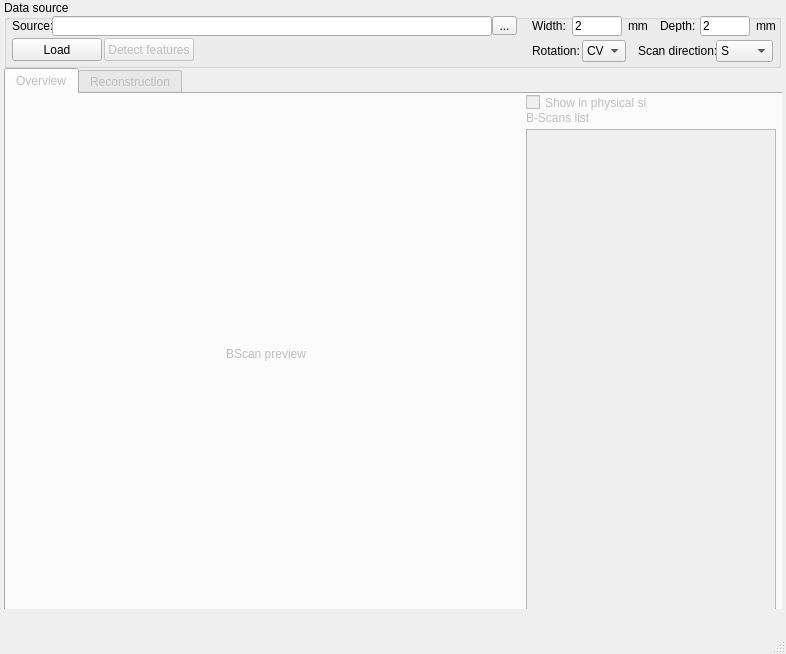
<?xml version="1.0" encoding="UTF-8"?>
<ui version="4.0">
 <class>ocrtMain</class>
 <widget class="QMainWindow" name="ocrtMain">
  <property name="windowModality">
   <enum>Qt::NonModal</enum>
  </property>
  <property name="geometry">
   <rect>
    <x>0</x>
    <y>0</y>
    <width>786</width>
    <height>654</height>
   </rect>
  </property>
  <property name="sizePolicy">
   <sizepolicy hsizetype="Fixed" vsizetype="Fixed">
    <horstretch>0</horstretch>
    <verstretch>0</verstretch>
   </sizepolicy>
  </property>
  <property name="minimumSize">
   <size>
    <width>786</width>
    <height>654</height>
   </size>
  </property>
  <property name="maximumSize">
   <size>
    <width>786</width>
    <height>654</height>
   </size>
  </property>
  <property name="windowTitle">
   <string>OCRT Reconstruction tool</string>
  </property>
  <widget class="QWidget" name="centralwidget">
   <property name="sizePolicy">
    <sizepolicy hsizetype="Fixed" vsizetype="Fixed">
     <horstretch>0</horstretch>
     <verstretch>0</verstretch>
    </sizepolicy>
   </property>
   <property name="minimumSize">
    <size>
     <width>782</width>
     <height>609</height>
    </size>
   </property>
   <property name="maximumSize">
    <size>
     <width>782</width>
     <height>609</height>
    </size>
   </property>
   <property name="autoFillBackground">
    <bool>false</bool>
   </property>
   <widget class="QTabWidget" name="tabMain">
    <property name="enabled">
     <bool>false</bool>
    </property>
    <property name="geometry">
     <rect>
      <x>4</x>
      <y>68</y>
      <width>780</width>
      <height>545</height>
     </rect>
    </property>
    <property name="sizePolicy">
     <sizepolicy hsizetype="Fixed" vsizetype="Fixed">
      <horstretch>0</horstretch>
      <verstretch>0</verstretch>
     </sizepolicy>
    </property>
    <property name="minimumSize">
     <size>
      <width>780</width>
      <height>545</height>
     </size>
    </property>
    <property name="maximumSize">
     <size>
      <width>780</width>
      <height>545</height>
     </size>
    </property>
    <property name="currentIndex">
     <number>0</number>
    </property>
    <widget class="QWidget" name="tabDataSourceView">
     <attribute name="title">
      <string>Overview</string>
     </attribute>
     <widget class="QLabel" name="label_11">
      <property name="geometry">
       <rect>
        <x>520</x>
        <y>16</y>
        <width>81</width>
        <height>16</height>
       </rect>
      </property>
      <property name="text">
       <string>B-Scans list</string>
      </property>
     </widget>
     <widget class="QListWidget" name="bscansList">
      <property name="geometry">
       <rect>
        <x>520</x>
        <y>35</y>
        <width>250</width>
        <height>481</height>
       </rect>
      </property>
      <property name="editTriggers">
       <set>QAbstractItemView::NoEditTriggers</set>
      </property>
     </widget>
     <widget class="QLabel" name="datasetSourceView">
      <property name="geometry">
       <rect>
        <x>4</x>
        <y>4</y>
        <width>512</width>
        <height>512</height>
       </rect>
      </property>
      <property name="text">
       <string>BScan preview</string>
      </property>
      <property name="alignment">
       <set>Qt::AlignCenter</set>
      </property>
     </widget>
     <widget class="QCheckBox" name="checkBox_2">
      <property name="geometry">
       <rect>
        <x>520</x>
        <y>0</y>
        <width>121</width>
        <height>17</height>
       </rect>
      </property>
      <property name="text">
       <string>Show in physical size</string>
      </property>
     </widget>
    </widget>
    <widget class="QWidget" name="tabReconstructionView">
     <attribute name="title">
      <string>Reconstruction</string>
     </attribute>
     <widget class="QGraphicsView" name="graphicsViewResult">
      <property name="geometry">
       <rect>
        <x>4</x>
        <y>4</y>
        <width>512</width>
        <height>512</height>
       </rect>
      </property>
     </widget>
     <widget class="QPushButton" name="pushButton">
      <property name="enabled">
       <bool>false</bool>
      </property>
      <property name="geometry">
       <rect>
        <x>520</x>
        <y>112</y>
        <width>75</width>
        <height>23</height>
       </rect>
      </property>
      <property name="text">
       <string>Run</string>
      </property>
     </widget>
     <widget class="QPushButton" name="pushButtonSaveResult">
      <property name="enabled">
       <bool>false</bool>
      </property>
      <property name="geometry">
       <rect>
        <x>600</x>
        <y>112</y>
        <width>75</width>
        <height>23</height>
       </rect>
      </property>
      <property name="text">
       <string>Save to file</string>
      </property>
     </widget>
     <widget class="QGroupBox" name="groupBox_3">
      <property name="geometry">
       <rect>
        <x>520</x>
        <y>0</y>
        <width>249</width>
        <height>73</height>
       </rect>
      </property>
      <property name="title">
       <string>Sample center</string>
      </property>
      <widget class="QLabel" name="label_7">
       <property name="geometry">
        <rect>
         <x>8</x>
         <y>19</y>
         <width>47</width>
         <height>13</height>
        </rect>
       </property>
       <property name="text">
        <string>X:</string>
       </property>
      </widget>
      <widget class="QLabel" name="label_8">
       <property name="geometry">
        <rect>
         <x>8</x>
         <y>43</y>
         <width>47</width>
         <height>13</height>
        </rect>
       </property>
       <property name="text">
        <string>Y:</string>
       </property>
      </widget>
      <widget class="QLabel" name="label_9">
       <property name="geometry">
        <rect>
         <x>80</x>
         <y>43</y>
         <width>15</width>
         <height>13</height>
        </rect>
       </property>
       <property name="text">
        <string>px</string>
       </property>
      </widget>
      <widget class="QLineEdit" name="fieldCenterX">
       <property name="geometry">
        <rect>
         <x>24</x>
         <y>16</y>
         <width>50</width>
         <height>20</height>
        </rect>
       </property>
       <property name="text">
        <string>0</string>
       </property>
      </widget>
      <widget class="QLineEdit" name="fieldCenterY">
       <property name="geometry">
        <rect>
         <x>24</x>
         <y>40</y>
         <width>50</width>
         <height>20</height>
        </rect>
       </property>
       <property name="text">
        <string>0</string>
       </property>
      </widget>
      <widget class="QLabel" name="label_10">
       <property name="geometry">
        <rect>
         <x>80</x>
         <y>19</y>
         <width>15</width>
         <height>13</height>
        </rect>
       </property>
       <property name="text">
        <string>px</string>
       </property>
      </widget>
      <widget class="QPushButton" name="pushButton_2">
       <property name="geometry">
        <rect>
         <x>108</x>
         <y>15</y>
         <width>137</width>
         <height>23</height>
        </rect>
       </property>
       <property name="text">
        <string>Use image center</string>
       </property>
      </widget>
      <widget class="QPushButton" name="pushButton_3">
       <property name="geometry">
        <rect>
         <x>108</x>
         <y>39</y>
         <width>137</width>
         <height>23</height>
        </rect>
       </property>
       <property name="text">
        <string>Estimate from features</string>
       </property>
      </widget>
     </widget>
     <widget class="QCheckBox" name="checkBox">
      <property name="enabled">
       <bool>false</bool>
      </property>
      <property name="geometry">
       <rect>
        <x>520</x>
        <y>79</y>
        <width>105</width>
        <height>17</height>
       </rect>
      </property>
      <property name="text">
       <string>Use RI correction</string>
      </property>
     </widget>
     <widget class="QPushButton" name="pushButton_4">
      <property name="geometry">
       <rect>
        <x>656</x>
        <y>76</y>
        <width>105</width>
        <height>23</height>
       </rect>
      </property>
      <property name="text">
       <string>Build RI map</string>
      </property>
     </widget>
    </widget>
   </widget>
   <widget class="QGroupBox" name="groupBox">
    <property name="geometry">
     <rect>
      <x>4</x>
      <y>0</y>
      <width>777</width>
      <height>68</height>
     </rect>
    </property>
    <property name="title">
     <string>Data source</string>
    </property>
    <widget class="QLabel" name="label">
     <property name="geometry">
      <rect>
       <x>8</x>
       <y>19</y>
       <width>47</width>
       <height>13</height>
      </rect>
     </property>
     <property name="text">
      <string>Source:</string>
     </property>
    </widget>
    <widget class="QToolButton" name="btnOpenDlg">
     <property name="geometry">
      <rect>
       <x>488</x>
       <y>16</y>
       <width>25</width>
       <height>19</height>
      </rect>
     </property>
     <property name="text">
      <string>...</string>
     </property>
    </widget>
    <widget class="QLineEdit" name="fieldDataFileName">
     <property name="geometry">
      <rect>
       <x>48</x>
       <y>16</y>
       <width>440</width>
       <height>20</height>
      </rect>
     </property>
    </widget>
    <widget class="QLineEdit" name="fieldSourceDepth">
     <property name="geometry">
      <rect>
       <x>696</x>
       <y>16</y>
       <width>50</width>
       <height>20</height>
      </rect>
     </property>
     <property name="text">
      <string>2</string>
     </property>
    </widget>
    <widget class="QLabel" name="label_2">
     <property name="geometry">
      <rect>
       <x>528</x>
       <y>19</y>
       <width>47</width>
       <height>13</height>
      </rect>
     </property>
     <property name="text">
      <string>Width:</string>
     </property>
    </widget>
    <widget class="QLabel" name="label_3">
     <property name="geometry">
      <rect>
       <x>624</x>
       <y>19</y>
       <width>47</width>
       <height>13</height>
      </rect>
     </property>
     <property name="text">
      <string>mm</string>
     </property>
    </widget>
    <widget class="QLineEdit" name="fieldSourceWidth">
     <property name="geometry">
      <rect>
       <x>568</x>
       <y>16</y>
       <width>50</width>
       <height>20</height>
      </rect>
     </property>
     <property name="text">
      <string>2</string>
     </property>
    </widget>
    <widget class="QLabel" name="label_4">
     <property name="geometry">
      <rect>
       <x>752</x>
       <y>19</y>
       <width>47</width>
       <height>13</height>
      </rect>
     </property>
     <property name="text">
      <string>mm</string>
     </property>
    </widget>
    <widget class="QLabel" name="label_5">
     <property name="geometry">
      <rect>
       <x>656</x>
       <y>19</y>
       <width>47</width>
       <height>13</height>
      </rect>
     </property>
     <property name="text">
      <string>Depth:</string>
     </property>
    </widget>
    <widget class="QLabel" name="label_6">
     <property name="geometry">
      <rect>
       <x>528</x>
       <y>40</y>
       <width>81</width>
       <height>22</height>
      </rect>
     </property>
     <property name="text">
      <string>Rotation:</string>
     </property>
    </widget>
    <widget class="QPushButton" name="btnLoadData">
     <property name="enabled">
      <bool>true</bool>
     </property>
     <property name="geometry">
      <rect>
       <x>8</x>
       <y>38</y>
       <width>90</width>
       <height>23</height>
      </rect>
     </property>
     <property name="text">
      <string>Load</string>
     </property>
    </widget>
    <widget class="QPushButton" name="btnDetectFeatures">
     <property name="enabled">
      <bool>false</bool>
     </property>
     <property name="geometry">
      <rect>
       <x>100</x>
       <y>38</y>
       <width>90</width>
       <height>23</height>
      </rect>
     </property>
     <property name="text">
      <string>Detect features</string>
     </property>
    </widget>
    <widget class="QComboBox" name="listRotation">
     <property name="geometry">
      <rect>
       <x>578</x>
       <y>40</y>
       <width>44</width>
       <height>22</height>
      </rect>
     </property>
     <property name="currentText">
      <string>CV</string>
     </property>
     <property name="currentIndex">
      <number>0</number>
     </property>
     <item>
      <property name="text">
       <string>CV</string>
      </property>
     </item>
     <item>
      <property name="text">
       <string>CCV</string>
      </property>
     </item>
    </widget>
    <widget class="QLabel" name="label_12">
     <property name="geometry">
      <rect>
       <x>634</x>
       <y>40</y>
       <width>81</width>
       <height>22</height>
      </rect>
     </property>
     <property name="text">
      <string>Scan direction:</string>
     </property>
    </widget>
    <widget class="QComboBox" name="listDirection">
     <property name="geometry">
      <rect>
       <x>712</x>
       <y>40</y>
       <width>57</width>
       <height>22</height>
      </rect>
     </property>
     <property name="currentIndex">
      <number>2</number>
     </property>
     <item>
      <property name="text">
       <string>N</string>
      </property>
     </item>
     <item>
      <property name="text">
       <string>E</string>
      </property>
     </item>
     <item>
      <property name="text">
       <string>S</string>
      </property>
     </item>
     <item>
      <property name="text">
       <string>W</string>
      </property>
     </item>
    </widget>
   </widget>
  </widget>
  <widget class="QMenuBar" name="menubar">
   <property name="geometry">
    <rect>
     <x>0</x>
     <y>0</y>
     <width>786</width>
     <height>21</height>
    </rect>
   </property>
  </widget>
  <widget class="QStatusBar" name="statusbar"/>
 </widget>
 <resources/>
 <connections/>
</ui>
